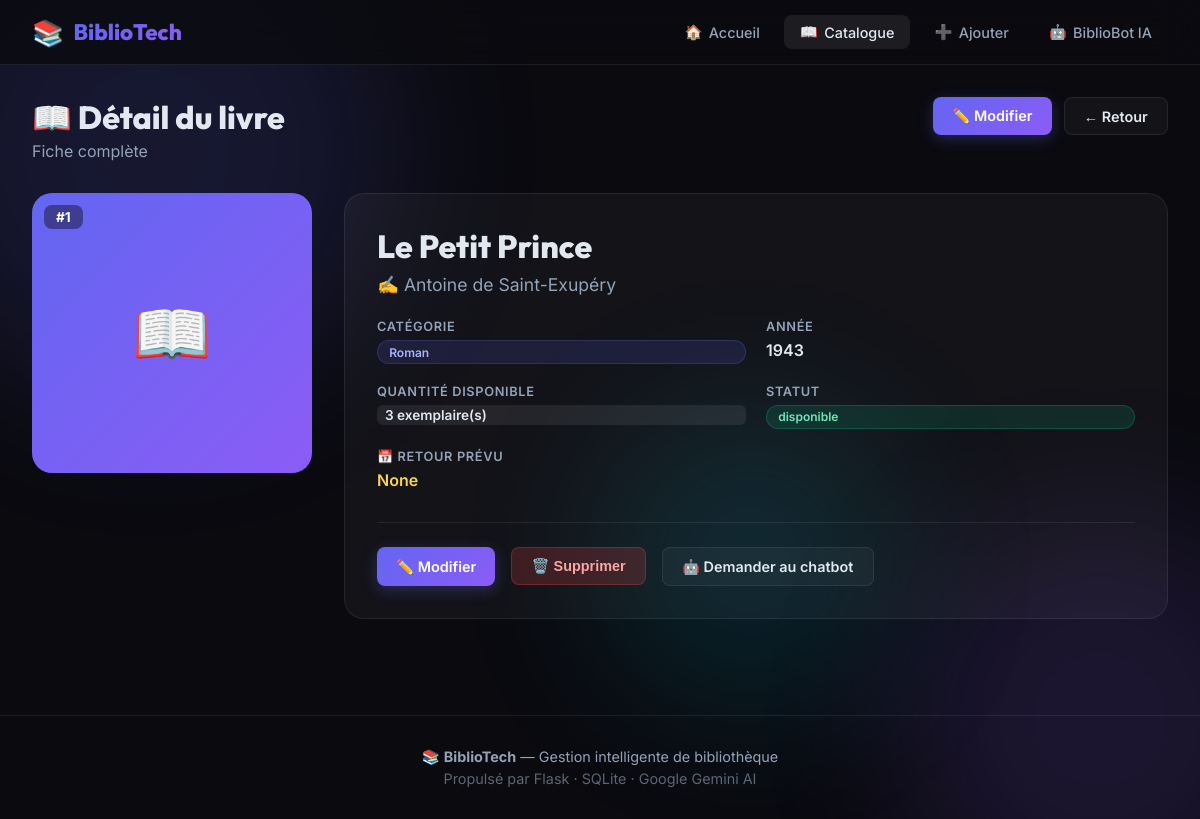
Screenshot of /books/1 with the database file from the repository.
### tables this page shows
CREATE TABLE livres (
            id_livre INTEGER PRIMARY KEY AUTOINCREMENT,
            titre TEXT NOT NULL,
            auteur TEXT NOT NULL,
            categorie TEXT NOT NULL,
            annee_publication INTEGER,
            quantite_disponible INTEGER DEFAULT 1,
            statut TEXT DEFAULT 'disponible',
            date_retour TEXT
        );

### app/routes/books.py (the view)
@books_bp.route('/books/<int:book_id>')
def view_book(book_id):
    book = get_book_by_id(book_id)
    if not book:
        flash('Livre introuvable.', 'error')
        return redirect(url_for('books.list_books'))
    return render_template('books/detail.html', book=book)

### app/database.py (called while the page is built)
def get_db():
    conn = sqlite3.connect(DB_PATH)
    conn.row_factory = sqlite3.Row
    return conn

### app/models/book.py (called while the page is built)
def get_book_by_id(book_id):
    conn = get_db()
    book = conn.execute('SELECT * FROM livres WHERE id_livre = ?', (book_id,)).fetchone()
    conn.close()
    return dict(book) if book else None

### templates/books/detail.html (shortened to what this page needs)
{% extends "base.html" %}
{% block content %}
<div class="page-header">
    <div>
        <h1 class="page-title">📖 Détail du livre</h1>
        <p class="page-subtitle">Fiche complète</p>
    </div>
    <div style="display:flex;gap:0.75rem">
        <a href="{{ url_for('books.edit_book', book_id=book.id_livre) }}" class="btn btn-primary">✏️ Modifier</a>
        <a href="{{ url_for('books.list_books') }}" class="btn btn-ghost">← Retour</a>
    </div>
</div>
<div class="detail-container">
    <div class="detail-cover" style="background: var(--gradient-1)">
        <span style="font-size:4rem">📖</span>
        <div class="detail-id">#{{ book.id_livre }}</div>
    </div>
    <div class="detail-info">
        <h2 class="detail-title">{{ book.titre }}</h2>
        <p class="detail-author">✍️ {{ book.auteur }}</p>
        <div class="detail-grid">
            <div class="detail-item">
                <span class="detail-label">Catégorie</span>
                <span class="badge badge-cat">{{ book.categorie }}</span>
            </div>
            <div class="detail-item">
                <span class="detail-label">Année</span>
                <span class="detail-value">{{ book.annee_publication or '—' }}</span>
            </div>
            <div class="detail-item">
                <span class="detail-label">Quantité disponible</span>
                <span class="detail-value qty-badge {% if book.quantite_disponible == 0 %}qty-zero{% endif %}">
                    {{ book.quantite_disponible }} exemplaire(s)
                </span>
            </div>
            <div class="detail-item">
                <span class="detail-label">Statut</span>
                <span class="badge badge-{{ book.statut.replace('é','e').replace('è','e') }}">{{ book.statut }}</span>
            </div>
            {% if book.date_retour %}
            <div class="detail-item">
                <span class="detail-label">📅 Retour prévu</span>
                <span class="detail-value highlight">{{ book.date_retour }}</span>
            </div>
            {% endif %}
        </div>
        <div class="detail-actions">
            <a href="{{ url_for('books.edit_book', book_id=book.id_livre) }}" class="btn btn-primary">✏️ Modifier</a>
            <form method="POST" action="{{ url_for('books.delete_book_route', book_id=book.id_livre) }}"
                  onsubmit="return confirm('Supprimer ce livre définitivement ?')" style="display:inline">
                <button type="submit" class="btn btn-danger">🗑️ Supprimer</button>
            </form>
            <a href="{{ url_for('chatbot.chatbot_page') }}" class="btn btn-ghost">🤖 Demander au chatbot</a>
        </div>
    </div>
</div>
{% endblock %}

### static/css/style.css (style rules this page uses)
*, *::before, *::after { box-sizing: border-box; margin: 0; padding: 0; }
:root { --bg: #0a0a0f; --bg2: #111118; --surface: rgba(255,255,255,0.04); --surface2: rgba(255,255,255,0.08); --border: rgba(255,255,255,0.08); --text: #e2e8f0; --text-muted: #94a3b8; --primary: #6366f1; --primary-dark: #4f46e5; --accent: #8b5cf6; --green: #10b981; --orange: #f59e0b; --red: #ef4444; --gradient-1: linear-gradient(135deg,#6366f1,#8b5cf6); --gradient-2: linear-gradient(135deg,#ec4899,#8b5cf6); --gradient-3: linear-gradient(135deg,#06b6d4,#6366f1); --gradient-4: linear-gradient(135deg,#10b981,#06b6d4); --gradient-5: linear-gradient(135deg,#f59e0b,#ec4899); --radius: 12px; --radius-lg: 20px; --shadow: 0 4px 24px rgba(0,0,0,0.4); --shadow-lg: 0 8px 48px rgba(0,0,0,0.6); }
body { font-family:'Inter',sans-serif; background:var(--bg); color:var(--text); min-height:100vh; overflow-x:hidden; }
.btn { display:inline-flex; align-items:center; gap:0.4rem; padding:0.6rem 1.2rem; border-radius:8px; font-size:0.9rem; font-weight:600; border:none; cursor:pointer; text-decoration:none; transition:all 0.2s; white-space:nowrap; }
.btn-primary { background:var(--gradient-1); color:#fff; box-shadow:0 4px 15px rgba(99,102,241,0.3); }
.btn-ghost { background:var(--surface); color:var(--text); border:1px solid var(--border); }
.btn-danger { background:rgba(239,68,68,0.2); color:#fca5a5; border:1px solid rgba(239,68,68,0.3); }
.page-header { display:flex; align-items:flex-start; justify-content:space-between; margin-bottom:2rem; flex-wrap:wrap; gap:1rem; }
.page-title { font-family:'Outfit',sans-serif; font-size:2rem; font-weight:800; }
.page-subtitle { color:var(--text-muted); margin-top:0.25rem; }
.qty-badge { background:var(--surface2); border-radius:6px; padding:2px 8px; font-weight:600; font-size:0.85rem; }
.badge { display:inline-flex; align-items:center; padding:0.2rem 0.7rem; border-radius:100px; font-size:0.75rem; font-weight:600; }
.badge-cat { background:rgba(99,102,241,0.15); color:#a5b4fc; border:1px solid rgba(99,102,241,0.25); }
.badge-disponible { background:rgba(16,185,129,0.15); color:#6ee7b7; border:1px solid rgba(16,185,129,0.25); }
.detail-container { display:grid; grid-template-columns:280px 1fr; gap:2rem; align-items:start; }
.detail-cover { height:280px; border-radius:var(--radius-lg); display:flex; flex-direction:column; align-items:center; justify-content:center; gap:1rem; position:relative; }
.detail-id { position:absolute; top:12px; left:12px; background:rgba(0,0,0,0.4); border-radius:8px; padding:4px 12px; font-size:0.85rem; font-weight:700; color:#fff; }
.detail-info { background:var(--surface); border:1px solid var(--border); border-radius:var(--radius-lg); padding:2rem; }
.detail-title { font-family:'Outfit',sans-serif; font-size:2rem; font-weight:800; margin-bottom:0.5rem; }
.detail-author { color:var(--text-muted); font-size:1.1rem; margin-bottom:1.5rem; }
.detail-grid { display:grid; grid-template-columns:1fr 1fr; gap:1.25rem; margin-bottom:2rem; }
.detail-item { display:flex; flex-direction:column; gap:0.4rem; }
.detail-label { font-size:0.8rem; font-weight:600; color:var(--text-muted); text-transform:uppercase; letter-spacing:0.05em; }
.detail-value { font-weight:600; }
.detail-value.highlight { color:#fcd34d; }
.detail-actions { display:flex; gap:1rem; flex-wrap:wrap; padding-top:1.5rem; border-top:1px solid var(--border); }

### rows the page displays
livres: id_livre "1", titre "Le Petit Prince", auteur "Antoine de Saint-Exupéry", categorie "Roman", annee_publication "1943", quantite_disponible "3", statut "disponible", date_retour "None"
